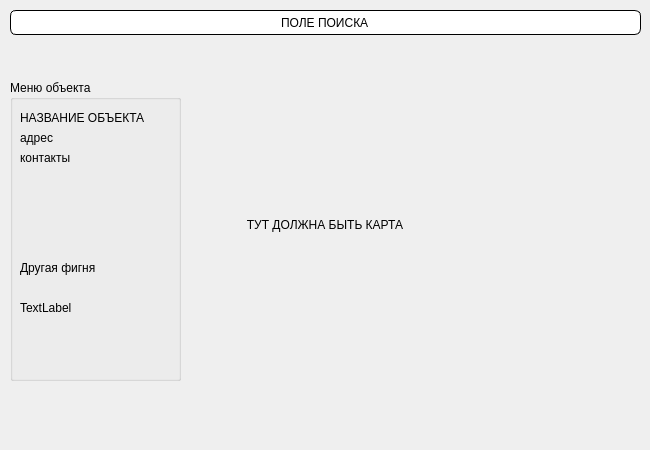
<?xml version="1.0" encoding="UTF-8"?>
<ui version="4.0">
 <class>MainWindow</class>
 <widget class="QMainWindow" name="MainWindow">
  <property name="geometry">
   <rect>
    <x>0</x>
    <y>0</y>
    <width>650</width>
    <height>450</height>
   </rect>
  </property>
  <property name="windowTitle">
   <string>MainWindow</string>
  </property>
  <widget class="QWidget" name="centralwidget">
   <widget class="QLabel" name="map">
    <property name="geometry">
     <rect>
      <x>0</x>
      <y>0</y>
      <width>650</width>
      <height>450</height>
     </rect>
    </property>
    <property name="text">
     <string>ТУТ ДОЛЖНА БЫТЬ КАРТА</string>
    </property>
    <property name="alignment">
     <set>Qt::AlignCenter</set>
    </property>
   </widget>
   <widget class="QGroupBox" name="menuBox">
    <property name="geometry">
     <rect>
      <x>10</x>
      <y>80</y>
      <width>171</width>
      <height>301</height>
     </rect>
    </property>
    <property name="title">
     <string>Меню объекта</string>
    </property>
    <widget class="QLabel" name="name">
     <property name="geometry">
      <rect>
       <x>10</x>
       <y>30</y>
       <width>211</width>
       <height>16</height>
      </rect>
     </property>
     <property name="text">
      <string>НАЗВАНИЕ ОБЪЕКТА</string>
     </property>
    </widget>
    <widget class="QLabel" name="address">
     <property name="geometry">
      <rect>
       <x>10</x>
       <y>50</y>
       <width>211</width>
       <height>16</height>
      </rect>
     </property>
     <property name="text">
      <string>адрес</string>
     </property>
    </widget>
    <widget class="QLabel" name="contacts">
     <property name="geometry">
      <rect>
       <x>10</x>
       <y>70</y>
       <width>111</width>
       <height>16</height>
      </rect>
     </property>
     <property name="text">
      <string>контакты</string>
     </property>
    </widget>
    <widget class="QLabel" name="shit">
     <property name="geometry">
      <rect>
       <x>10</x>
       <y>180</y>
       <width>201</width>
       <height>16</height>
      </rect>
     </property>
     <property name="text">
      <string>Другая фигня</string>
     </property>
    </widget>
    <widget class="QLabel" name="shit2">
     <property name="geometry">
      <rect>
       <x>10</x>
       <y>220</y>
       <width>201</width>
       <height>16</height>
      </rect>
     </property>
     <property name="text">
      <string>TextLabel</string>
     </property>
    </widget>
   </widget>
   <widget class="QLineEdit" name="search_field">
    <property name="geometry">
     <rect>
      <x>10</x>
      <y>10</y>
      <width>631</width>
      <height>25</height>
     </rect>
    </property>
    <property name="styleSheet">
     <string notr="true">border-style: outset;
border-radius: 6px;
border-width: 1px;
border-color: rbg(0, 0, 0);</string>
    </property>
    <property name="text">
     <string>ПОЛЕ ПОИСКА</string>
    </property>
    <property name="alignment">
     <set>Qt::AlignCenter</set>
    </property>
   </widget>
   <zorder>map</zorder>
   <zorder>search_field</zorder>
   <zorder>menuBox</zorder>
  </widget>
 </widget>
 <resources/>
 <connections/>
</ui>
